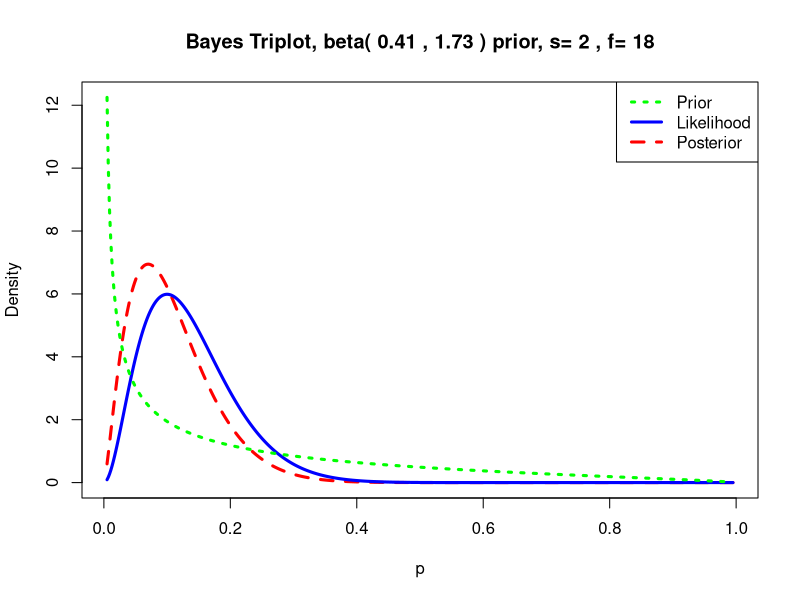
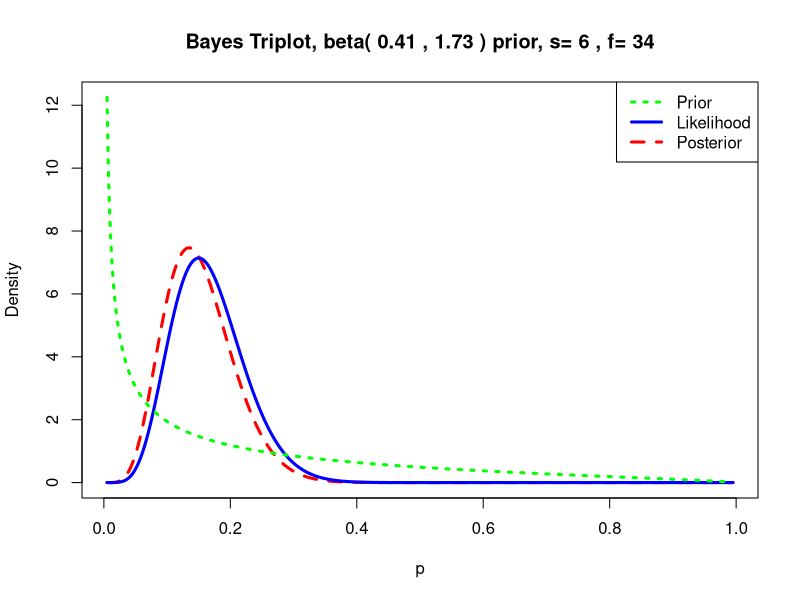
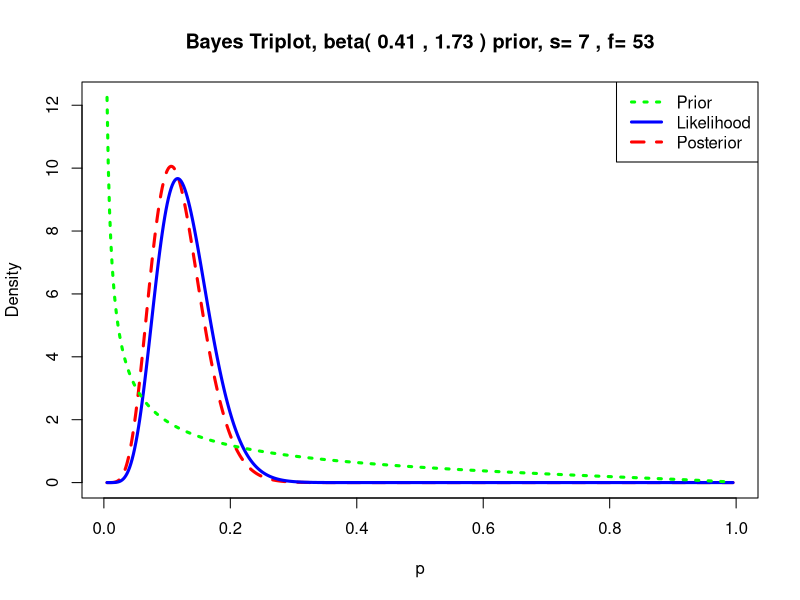
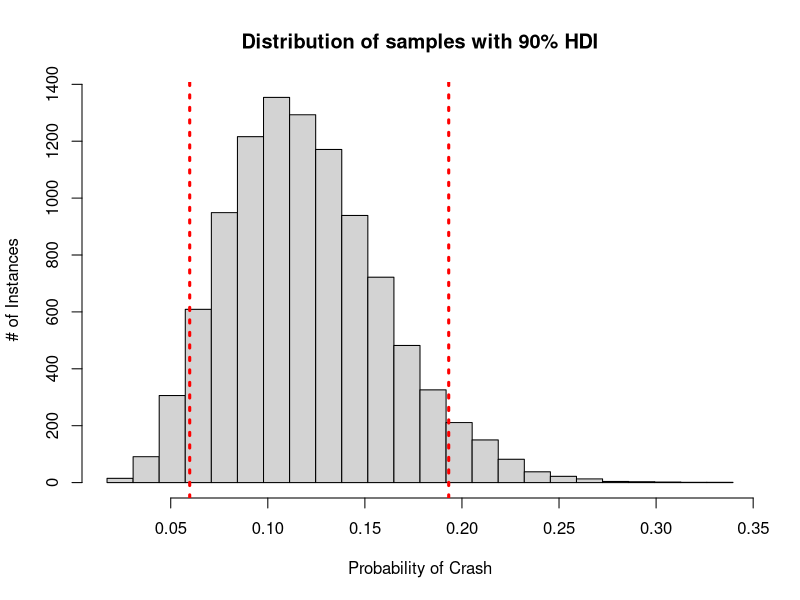
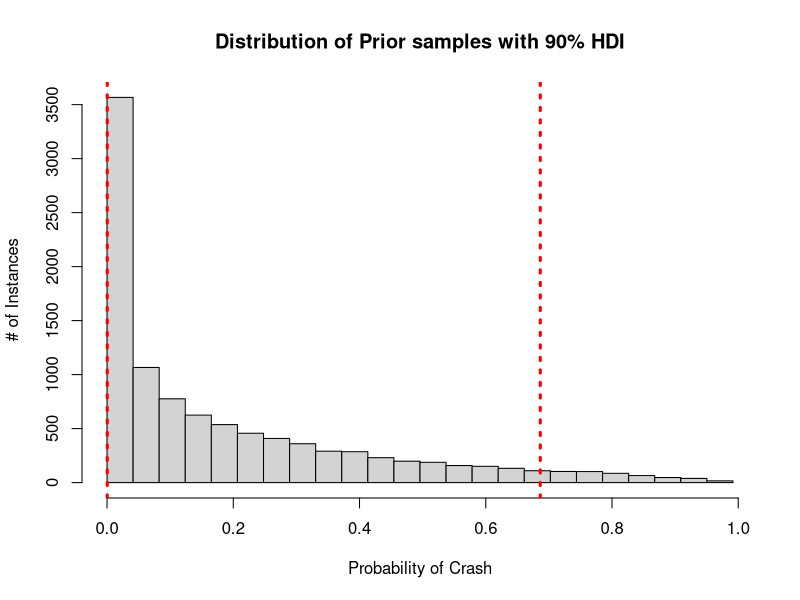
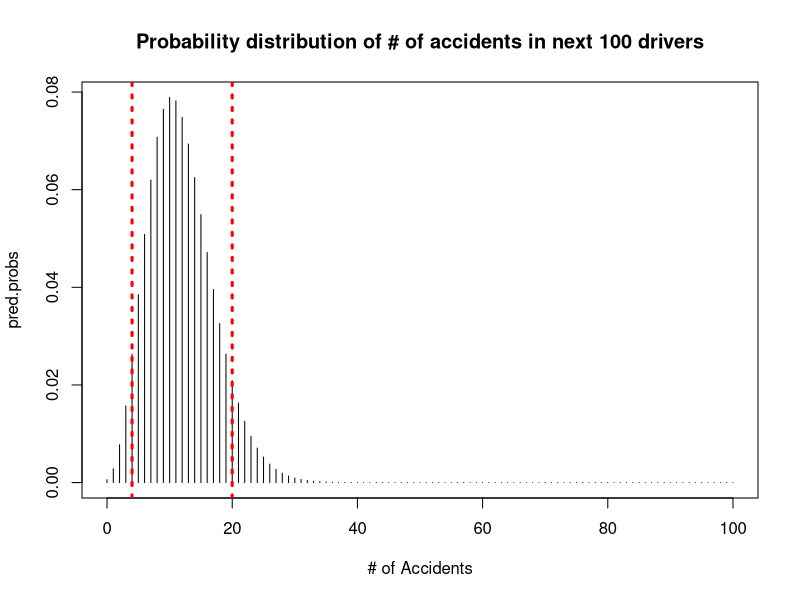
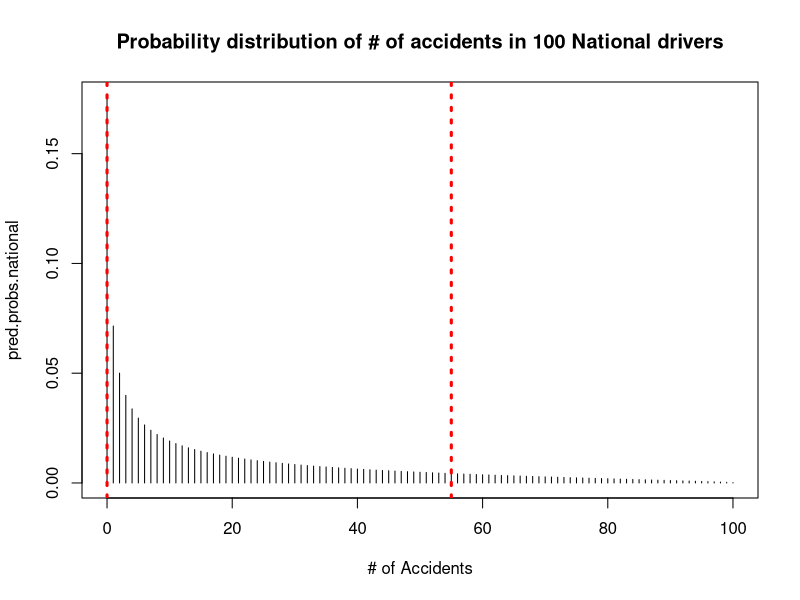

Write the R code that produced these figures, in order.
#Compute the probability that the driver of a car is texting at a specific intersection.
# Nationally the cumulative probability that a driver is texting is:
# P = 0.5, at x = 0.1
# P = 0.75 at x = 0.3

#  Given these data
#   Compute the Beta prior, and report the coefficients
library(LearnBayes)

#Setting the Beta Prior
# Nationally the *cumulative probability* that a driver is texting is:
# P = 0.5, at x = 0.1
# P = 0.75 at x = 0.3 -> Cumulative Probability hence p=0.25 at x = 0.3

beta.prior = beta.select(list(p = 0.5, x = 0.1), list(p = 0.75, x = 0.3))
beta.prior

  
#You observe cars at a location three times and note the number of texting drivers:
#1. 2 texting out of 20 drivers
#2. 4 texting out of 20 drivers
#3. 1 texting out of 20 drivers
#   Plot the prior, likelihood and posterior three times as you update your belief based on collecting more data
require(repr)
options(repr.plot.width = 6, repr.plot.height = 5)
triplot(beta.prior, c(2,18))
triplot(beta.prior, c(6,34))
triplot(beta.prior, c(7,53))

#   Simulate the final posterior distribution and do the following:
#   Plot the posterior with the 90% HDI shown
#   Report the upper and lower limits of the 90% HDI

#Posterior Distributions
options(repr.plot.width = 8, repr.plot.height = 5)
final.posterior = beta.prior + c(7,53)
post.sample = rbeta(10000, final.posterior[1], final.posterior[2])
par(mfrow = c(1,1))
quants = quantile(post.sample, c(0.05, 0.95))
breaks = seq(min(post.sample), max(post.sample), length.out = 25)

hist(post.sample, breaks = breaks, main = "Distribution of samples with 90% HDI", xlab = "Probability of Crash", ylab ="# of Instances")
abline(v = quants[1], lty = 3, col = "red", lwd = 3)
abline(v = quants[2], lty = 3, col = "red", lwd = 3)
#predplot(final.posterior,60,7 )

#90% HDI on Prior Distribution
prior.sample = rbeta(10000, beta.prior[1], beta.prior[2])
par(mfrow = c(1,1))
quants = quantile(prior.sample, c(0.05, 0.95))
breaks = seq(min(prior.sample), max(prior.sample), length.out = 25)

hist(prior.sample, breaks = breaks, main = "Distribution of Prior samples with 90% HDI", xlab = "Probability of Crash", ylab ="# of Instances")
abline(v = quants[1], lty = 3, col = "red", lwd = 3)
abline(v = quants[2], lty = 3, col = "red", lwd = 3)

#   Of the next hundred drivers what are the number of texting drivers in the 90% HDI?
n = 100
s = 0:n
pred.probs = pbetap(final.posterior, n, s)
plot(s, pred.probs, type = "h",
     main = "Probability distribution of # of accidents in next 100 drivers", xlab = "# of Accidents")
discint(cbind(s, pred.probs),0.90)
interval = discint(cbind(s, pred.probs),0.90)$set
abline(v = interval[1], lty = 3, col = "red", lwd = 3)
abline(v = interval[length(interval)], lty = 3, col = "red", lwd = 3)


#Are the drivers in this area better or worse that the national figures indicate?
n = 100
s = 0:n
pred.probs.national = pbetap(beta.prior, n, s)
plot(s, pred.probs.national, type = "h",
     main = "Probability distribution of # of accidents in 100 National drivers", xlab = "# of Accidents")
discint(cbind(s, pred.probs.national),0.90)
interval = discint(cbind(s, pred.probs.national),0.90)$set
abline(v = interval[1], lty = 3, col = "red", lwd = 3)
abline(v = interval[length(interval)], lty = 3, col = "red", lwd = 3)
